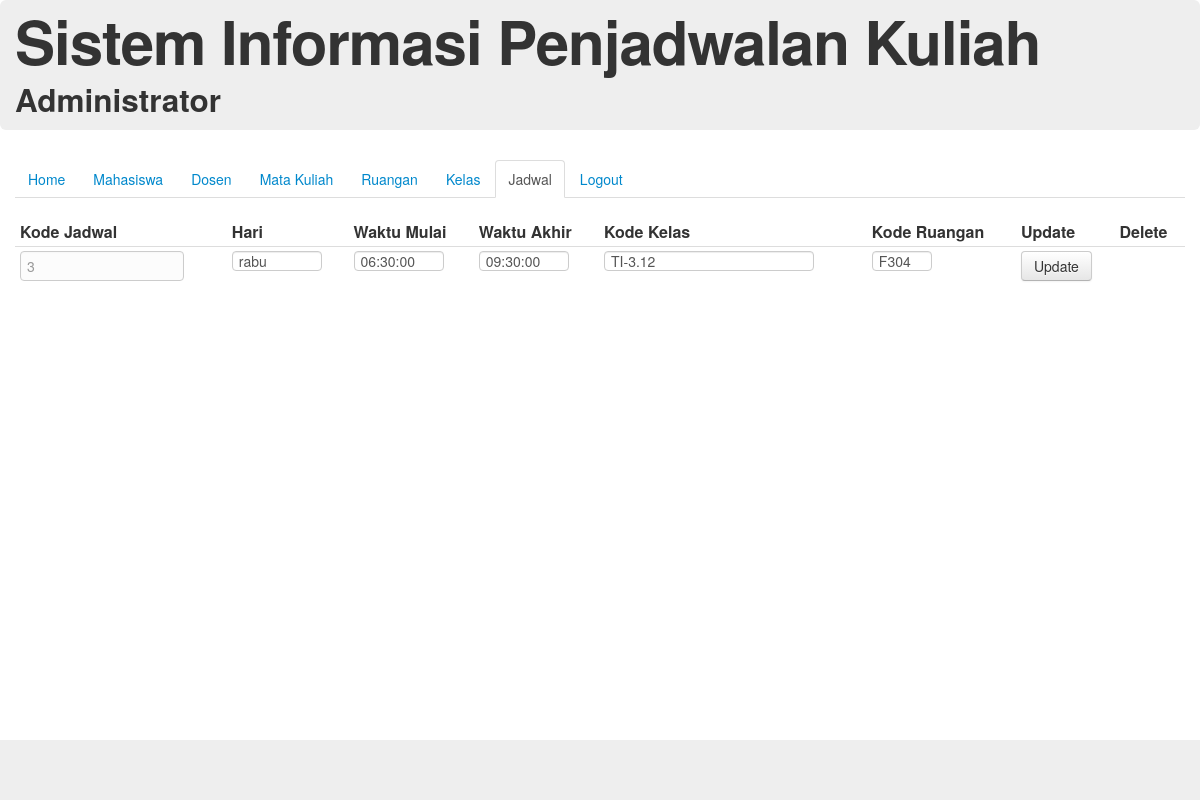
The page /index.php/adminController/formUpdateJadwal/3 on the database its author committed.
### tables this page shows
CREATE TABLE `jadwal` (
  `kode_jadwal` int(10) NOT NULL,
  `nama_hari` varchar(6) NOT NULL,
  `waktu_mulai` time NOT NULL,
  `waktu_akhir` time NOT NULL,
  `kode_kelas` varchar(20) NOT NULL,
  `kode_ruangan` varchar(4) NOT NULL
);

### application/controllers/adminController.php (called while the page is built, shortened)
<?php if ( ! defined('BASEPATH')) exit('No direct script access allowed');
class AdminController extends CI_Controller {
	function formUpdatejadwal($kode_jadwal){
		$data['active'] = "jadwal";
		$this->load->model('jadwal');
		$data['jadwal'] = $this->jadwal->get($kode_jadwal);
		$this->load->view('header');
		$this->load->view('admin/menu',$data);
		$this->load->view('admin/updateJadwal', $data);
		$this->load->view('footer');
	}
}

### index.php (called while the page is built, shortened)
<?php
require_once BASEPATH.'core/CodeIgniter.php';

### application/models/jadwal.php (called while the page is built, shortened)
<?php
class Jadwal extends CI_Model{
	function get($kode_jadwal){
		$query = $this->db->get_where('jadwal', array('kode_jadwal' => $kode_jadwal));
		return $query->result();
	}
} ?>

### application/views/admin/updateJadwal.php (the view, shortened to what this page needs)
<div id="content">
  <table class="table table-hover table-condensed">
    <thead>
      <tr>
        <th>Kode Jadwal</th>
        <th>Hari</th>
        <th>Waktu Mulai</th>
        <th>Waktu Akhir</th>
        <th>Kode Kelas</th>
        <th>Kode Ruangan</th>
        <th>Update</th>
        <th>Delete</th>
      </tr>
    </thead>
    <tbody>
      <form action="<?php echo base_url(); ?>index.php/adminController/updateJadwal" method="POST">
        <tr>
          <td><span class="uneditable-input input-medium"><?php echo $jadwal[0]->kode_jadwal; ?></span></td>
          <td><input class="input-small" type="text" name="nama_hari" placeholder="hari" maxlength="6" value="<?php echo $jadwal[0]->nama_hari ?>"></td>
          <td><input class="input-small" type="text" name="waktu_mulai" placeholder="hh:mm:ss" maxlength="8" value="<?php echo $jadwal[0]->waktu_mulai ?>"></td>
          <td><input class="input-small" type="text" name="waktu_akhir" placeholder="hh:mm:ss" maxlength="8" value="<?php echo $jadwal[0]->waktu_akhir ?>"></td>
          <td><input class="input-large" type="text" name="kode_kelas" placeholder="kode kelas" maxlength="20" value="<?php echo $jadwal[0]->kode_kelas ?>"></td>
          <td><input class="input-mini" type="text" name="kode_ruangan" placeholder="kode ruangan" maxlength="4" value="<?php echo $jadwal[0]->kode_ruangan ?>"></td>
          <td><input class="btn" type="submit" value="Update"></td>
          <td></td>
        </tr>
      </form>
    </tbody>
  </table>
</div>

### rows shown on the page
jadwal: kode_jadwal "3", nama_hari "rabu", waktu_mulai "06:30:00", waktu_akhir "09:30:00", kode_kelas "TI-3.12", kode_ruangan "F304"
